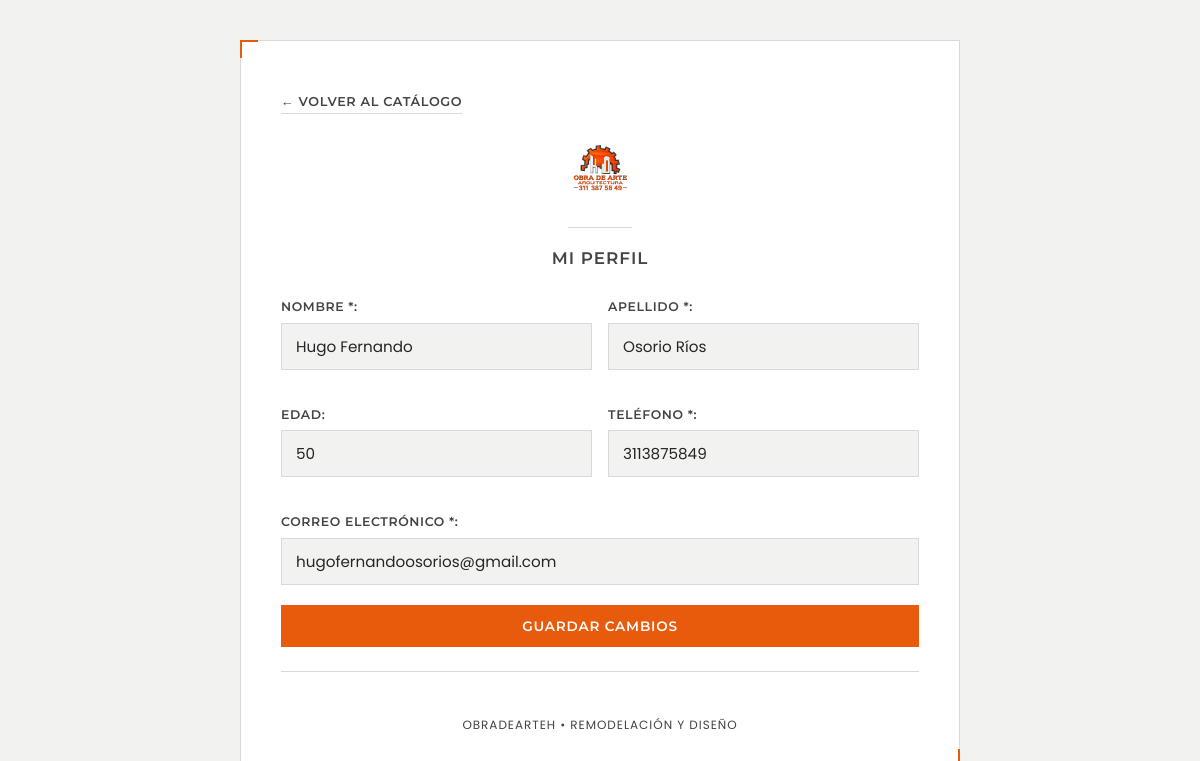
/lobby/miPerfil.php (signed in), run on the app's committed database.
### tables this page shows
CREATE TABLE `usuarios` (
  `id` int(11) NOT NULL,
  `nombre` varchar(200) NOT NULL,
  `apellido` varchar(200) NOT NULL,
  `edad` int(11) DEFAULT NULL,
  `telefono` bigint(200) NOT NULL,
  `correo` varchar(200) NOT NULL,
  `foto_perfil` varchar(255) DEFAULT NULL,
  `descripcion` text DEFAULT NULL,
  `rol` enum('usuario','administrador') NOT NULL DEFAULT 'usuario',
  `contrasena` varchar(200) NOT NULL
);

### lobby/miPerfil.php (the view, shortened to what this page needs)
<?php
require_once '../DB/conexion.php';
$userId = (int)$_SESSION['id'];
$stmt = $pdo->prepare("SELECT * FROM usuarios WHERE id = ? LIMIT 1");
$stmt->execute([$userId]);
$usuario = $stmt->fetch(PDO::FETCH_ASSOC);
$nombre   = $usuario['nombre'] ?? '';
$apellido = $usuario['apellido'] ?? '';
$edad     = $usuario['edad'] ?? '';
$telefono = $usuario['telefono'] ?? '';
$correo   = $usuario['correo'] ?? '';
?>
<!DOCTYPE html>
<html lang="es">
<head>
    <link rel="stylesheet" href="../assets/estilos.css">
</head>
<body>
    <div class="pagina">
        <div class="tarjeta tarjeta--marco tarjeta--perfil">
            <a href="catalogo.php" class="enlace-volver">&larr; Volver al Catálogo</a>
            <div class="tarjeta__encabezado">
                <div class="marca-logo">
                    <img src="../img/Logo.PNG" alt="Obra de Arte Arquitectura" class="marca-logo__imagen">
                </div>
                <hr class="filete">
                <h2 class="titulo-seccion">Mi Perfil</h2>
            </div>
            <div class="tarjeta__cuerpo">
                <form action="miPerfil.php" method="POST" class="formulario" id="form-mi-perfil">
                    <div class="perfil-grid">
                        <div class="campo">
                            <label for="nombre">Nombre *:</label>
                            <input type="text" id="nombre" name="nombre" value="<?= htmlspecialchars($nombre) ?>" required class="entrada" placeholder="Ingresa tu nombre">
                        </div>
                        <div class="campo">
                            <label for="apellido">Apellido *:</label>
                            <input type="text" id="apellido" name="apellido" value="<?= htmlspecialchars($apellido) ?>" required class="entrada" placeholder="Ingresa tu apellido">
                        </div>
                    </div>
                    <div class="perfil-grid">
                        <div class="campo">
                            <label for="edad">Edad:</label>
                            <input type="number" id="edad" name="edad" value="<?= htmlspecialchars($edad !== null ? $edad : '') ?>" min="18" max="100" class="entrada" placeholder="Ej: 28">
                        </div>
                        <div class="campo">
                            <label for="telefono">Teléfono *:</label>
                            <input type="tel" id="telefono" name="telefono" value="<?= htmlspecialchars($telefono) ?>" required class="entrada" inputmode="numeric" pattern="[0-9]{7,15}" title="Ingresa un teléfono válido de 7 a 15 números" oninput="this.value = this.value.replace(/[^0-9]/g, '')" placeholder="Ej: 3113875849">
                        </div>
                    </div>
                    <div class="campo">
                        <label for="correo">Correo Electrónico *:</label>
                        <input type="email" id="correo" name="correo" value="<?= htmlspecialchars($correo) ?>" required class="entrada" pattern="[a-zA-Z0-9._%+-]+@[a-zA-Z0-9.-]+\.[a-zA-Z]{2,}" title="Ingresa un correo con dominio válido (ej: usuario@gmail.com)" placeholder="ejemplo@obradearteh.com">
                    </div>
                    <button type="button" class="boton boton--primario" onclick="validarYPedirConfirmacion()">Guardar Cambios</button>
                </form>
                <hr class="filete filete--secundario">
                <div class="tarjeta__pie">
                    <footer class="pie">
                        <p class="pie__texto">ObraDeArteH &bull; Remodelación y Diseño</p>
                    </footer>
                </div>
            </div>
        </div>
    </div>
</body>
</html>

### data on the page
usuarios: nombre "Hugo Fernando", apellido "Osorio Ríos", edad "50", telefono "3113875849", correo "hugofernandoosorios@gmail.com"
